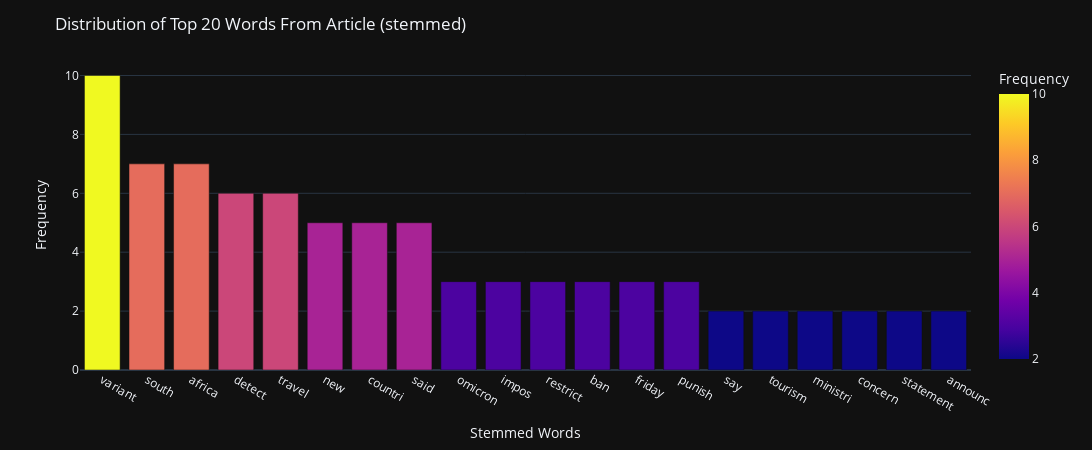
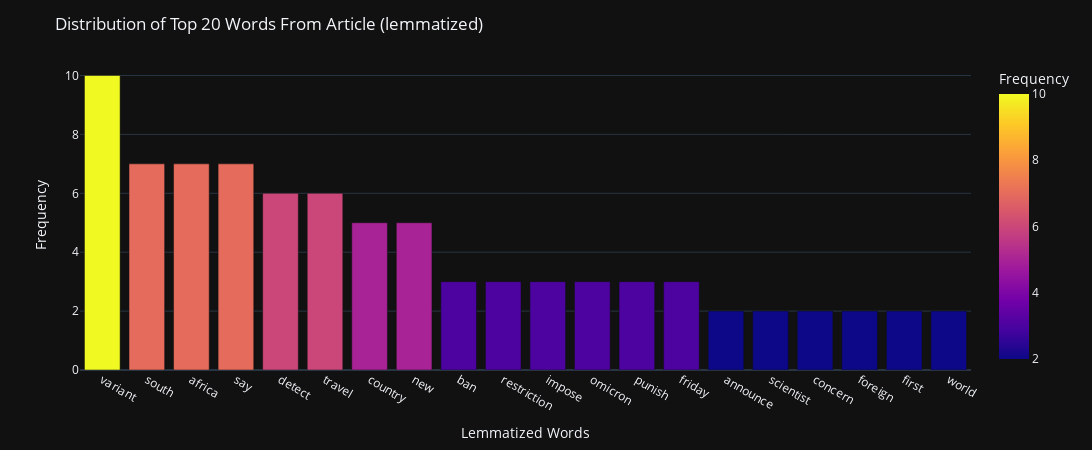

Source (notebook cell) for these figures, in order:
### Code cell
# Putting 2 charts next to each other to compare

fig = px.bar(top_20_words_stem, x='Word', y='Frequency', color='Frequency', labels={'Word': 'Stemmed Words'})

fig.update_layout(height=450, width=1100, template='plotly_dark', title='Distribution of Top 20 Words From Article (stemmed)')
fig.show()

fig = px.bar(top_20_words_lemm, x='Word', y='Frequency', color='Frequency', labels={'Word': 'Lemmatized Words'})

fig.update_layout(height=450, width=1100, template='plotly_dark', title='Distribution of Top 20 Words From Article (lemmatized)')
fig.show()

### Figure 1 — Plotly figure (JSON) as saved in the notebook; plotly's stock layout.template omitted (floating-point values rounded to 4 significant figures)
{"data": [{"alignmentgroup": "True", "hovertemplate": "Stemmed Words=%{x}<br>Frequency=%{marker.color}<extra></extra>", "legendgroup": "", "marker": {"color": [10, 7, 7, 6, 6, 5, 5, 5, 3, 3, 3, 3, 3, 3, 2, 2, 2, 2, 2, 2], "coloraxis": "coloraxis", "pattern": {"shape": ""}}, "name": "", "offsetgroup": "", "orientation": "v", "showlegend": false, "textposition": "auto", "type": "bar", "x": ["variant", "south", "africa", "detect", "travel", "new", "countri", "said", "omicron", "impos", "restrict", "ban", "friday", "punish", "say", "tourism", "ministri", "concern", "statement", "announc"], "xaxis": "x", "y": [10, 7, 7, 6, 6, 5, 5, 5, 3, 3, 3, 3, 3, 3, 2, 2, 2, 2, 2, 2], "yaxis": "y"}], "layout": {"barmode": "relative", "coloraxis": {"colorbar": {"title": {"text": "Frequency"}}, "colorscale": [[0, "#0d0887"], [0.1111, "#46039f"], [0.2222, "#7201a8"], [0.3333, "#9c179e"], [0.4444, "#bd3786"], [0.5556, "#d8576b"], [0.6667, "#ed7953"], [0.7778, "#fb9f3a"], [0.8889, "#fdca26"], [1, "#f0f921"]]}, "height": 450, "legend": {"tracegroupgap": 0}, "margin": {"t": 60}, "title": {"text": "Distribution of Top 20 Words From Article (stemmed)"}, "width": 1100, "xaxis": {"anchor": "y", "domain": [0, 1], "title": {"text": "Stemmed Words"}}, "yaxis": {"anchor": "x", "domain": [0, 1], "title": {"text": "Frequency"}}}}

### Figure 2 — Plotly figure (JSON) as saved in the notebook; plotly's stock layout.template omitted (floating-point values rounded to 4 significant figures)
{"data": [{"alignmentgroup": "True", "hovertemplate": "Lemmatized Words=%{x}<br>Frequency=%{marker.color}<extra></extra>", "legendgroup": "", "marker": {"color": [10, 7, 7, 7, 6, 6, 5, 5, 3, 3, 3, 3, 3, 3, 2, 2, 2, 2, 2, 2], "coloraxis": "coloraxis", "pattern": {"shape": ""}}, "name": "", "offsetgroup": "", "orientation": "v", "showlegend": false, "textposition": "auto", "type": "bar", "x": ["variant", "south", "africa", "say", "detect", "travel", "country", "new", "ban", "restriction", "impose", "omicron", "punish", "friday", "announce", "scientist", "concern", "foreign", "first", "world"], "xaxis": "x", "y": [10, 7, 7, 7, 6, 6, 5, 5, 3, 3, 3, 3, 3, 3, 2, 2, 2, 2, 2, 2], "yaxis": "y"}], "layout": {"barmode": "relative", "coloraxis": {"colorbar": {"title": {"text": "Frequency"}}, "colorscale": [[0, "#0d0887"], [0.1111, "#46039f"], [0.2222, "#7201a8"], [0.3333, "#9c179e"], [0.4444, "#bd3786"], [0.5556, "#d8576b"], [0.6667, "#ed7953"], [0.7778, "#fb9f3a"], [0.8889, "#fdca26"], [1, "#f0f921"]]}, "height": 450, "legend": {"tracegroupgap": 0}, "margin": {"t": 60}, "title": {"text": "Distribution of Top 20 Words From Article (lemmatized)"}, "width": 1100, "xaxis": {"anchor": "y", "domain": [0, 1], "title": {"text": "Lemmatized Words"}}, "yaxis": {"anchor": "x", "domain": [0, 1], "title": {"text": "Frequency"}}}}
